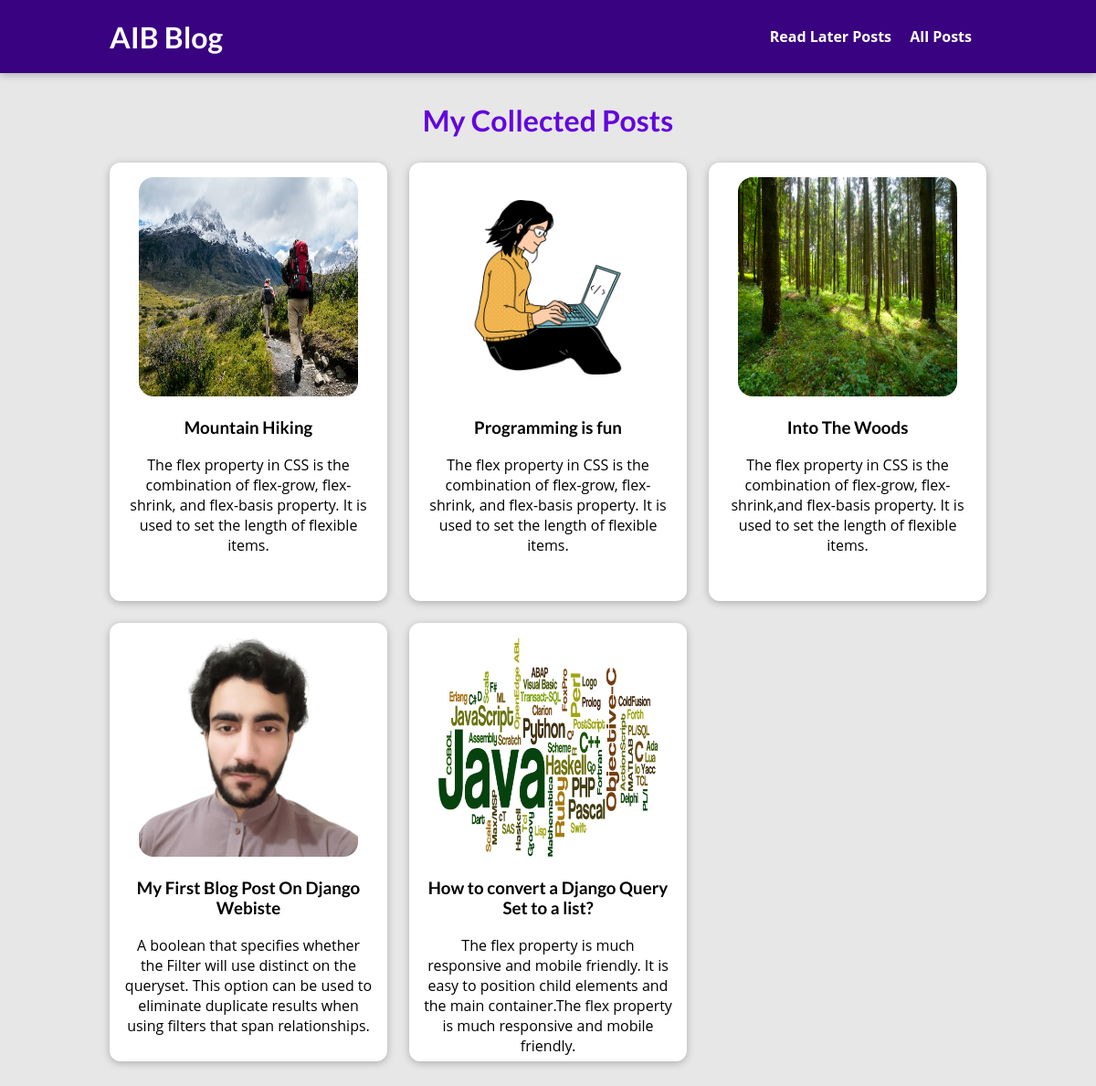
The page /posts on the database its author committed.
### blog/models.py (models this page shows, shortened)
class Post(models.Model):
    title = models.CharField(max_length=150)
    excerpt = models.CharField(max_length=200)
    image = models.ImageField(upload_to="posts", null=True)
    date = models.DateField(auto_now=True)
    slug = models.SlugField(default="", null=False, unique=True, db_index=True)
    content = models.TextField(default="", null=False, validators=[MinLengthValidator(150)])
    author = models.ForeignKey(Author, on_delete=models.SET_NULL, null=True, related_name='posts')
    tags = models.ManyToManyField(Tag)

### blog/views.py (the view)
# urls.py: path("posts", PostsView.as_view(), name="posts-page"),
class PostsView(ListView):
    template_name = 'blog/all-posts.html'
    model = Post
    ordering = ["-date"]
    context_object_name = "all_post"

### blog/templates/blog/all-posts.html (shortened to what this page needs)
{% extends "base.html" %}
{% load static %}
{% block css_files %}
    <link rel="stylesheet" href="{% static 'includes/post.css' %}">
    <link rel="stylesheet" href="{% static 'blog/all-posts.css' %}">
{% endblock %}
{% block content %}
    <section id="all-posts">
        <h2> My Collected Posts</h2>
        <ul>
            {% for post in all_post %}
            {% include 'includes/post.html' %}
            {% endfor %}
        </ul>
    </section>
{% endblock %}

### blog/templates/includes/post.html
<li>
    <article class="post">
        <a href="{% url 'post-detail-page' post.slug %}">
            <img src="{{ post.image.url }}" alt={{ post.image }}>
            <div class="post__content">
                <h3>{{ post.title }}</h3>
                <p>{{ post.excerpt }}</p>
            </div>
        </a>
    </article>
</li>

### static/app.css (style rules this page uses)
* { box-sizing: border-box; }
html { font-family: 'Open Sans', 'Lato', sans-serif; }
body { margin: 0; }
h1, h2, h3 { font-family: 'Lato', sans-serif; font-weight: bold; }

### blog/static/includes/post.css (style rules this page uses)
.post { display: flex; flex-direction: column; align-items: center; text-align: center; }
.post a { text-decoration: none; color: black; padding: 1rem; }
.post a img { border-radius: 1rem; width: 15rem; height: 15rem; }

### blog/static/blog/all-posts.css (style rules this page uses)
body { background-color: #e7e7e7; }
#all-posts { margin: 7rem auto; width: 90%; max-width: 60rem; }
#all-posts ul { list-style: none; margin: 0; padding: 0; display: grid; grid-template-columns: repeat(auto-fill, minmax(17rem, 1fr)); gap: 1.5rem; }
#all-posts h2 { text-align: center; font-size: 2rem; color: #6305dd; }
.post img { width: 7rem; height: 7rem; }
.post a { height: 30rem; transform-origin: center; box-shadow: 0 2px 8px rgba(0, 0, 0, 0.25); border-radius: 12px; background-color: white; }

### rows shown on the page
Post: image (picture), title "Mountain Hiking", excerpt "The flex property in CSS is the combination of flex-grow, flex-shrink, and flex-basis property. It is used to set the length of flexible items."
Post: image (picture), title "Programming is fun", excerpt "The flex property in CSS is the combination of flex-grow, flex-shrink, and flex-basis property. It is used to set the length of flexible items."
Post: image (picture), title "Into The Woods", excerpt "The flex property in CSS is the combination of flex-grow, flex-shrink,and flex-basis property. It is used to set the length of flexible items."
Post: image (picture), title "My First Blog Post On Django Webiste", excerpt "A boolean that specifies whether the Filter will use distinct on the queryset. This option can be used to eliminate duplicate results when using filters that span relationships."
Post: image (picture), title "How to convert a Django Query Set to a list?", excerpt "The flex property is much responsive and mobile friendly. It is easy to position child elements and the main container.The flex property is much responsive and mobile friendly."
